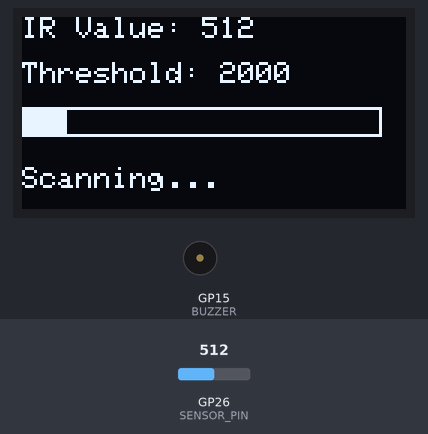
The sketch below on a simulated Raspberry Pi Pico. Parts: 128×64 one-colour display, buzzer (waves = sounding, pin HIGH). The test bench sets the inputs (shaded band); at power-on: GP26 (SENSOR_PIN) = 512. What the sketch prints to the serial monitor is not drawn.

Above: at 1.2 s.
1.3 s: GP26 (SENSOR_PIN) set to 716
At 2.3 s:
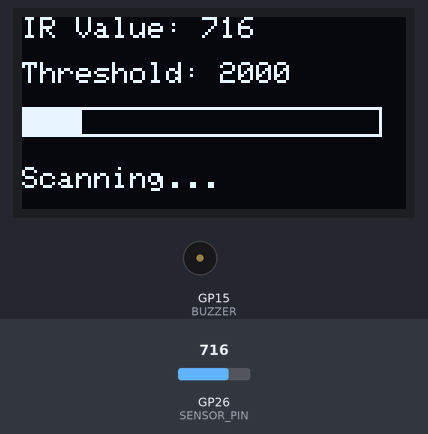
2.9 s: GP26 (SENSOR_PIN) set to 900
At 3.8 s:
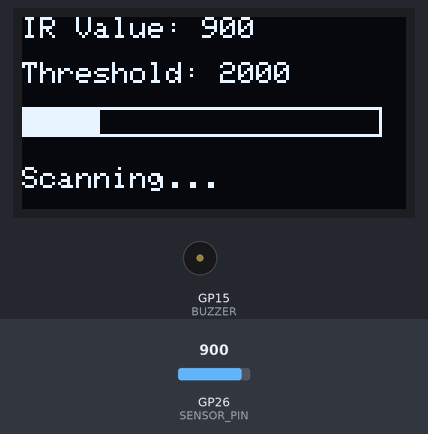
4.4 s: GP26 (SENSOR_PIN) set to 1023
At 5.2 s:
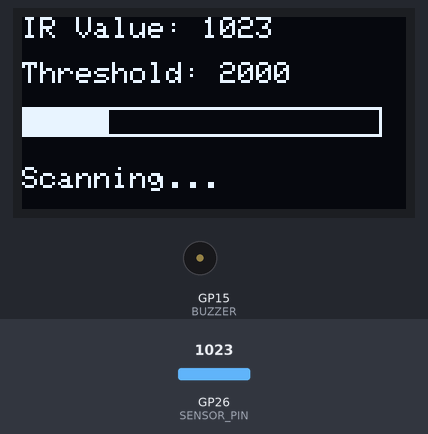
Timing chart, 0 to 7.4 s (numbered marks = the images above; inputs shaded):
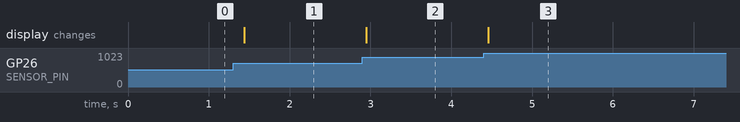

Measured:
- after the input at 1.3 s, the display: changes after 0.14 s (image 1)
- after the input at 2.9 s, the display: changes after 0.05 s (image 2)
- after the input at 4.4 s, the display: changes after 0.06 s (image 3)

The sketch:

ir_detector.ino
```cpp
#include <Wire.h>
#include <Adafruit_GFX.h>
#include <Adafruit_SSD1306.h>

#define SCREEN_WIDTH 128
#define SCREEN_HEIGHT 64

Adafruit_SSD1306 display(SCREEN_WIDTH, SCREEN_HEIGHT, &Wire, -1);

// Pins
#define SENSOR_PIN 26   // GP26 (ADC0)
#define BUZZER 15       // GP15

int threshold = 2000;   // adjust later

void setup() {
  Serial.begin(115200);

  pinMode(BUZZER, OUTPUT);

  // I2C for OLED
  Wire.setSDA(4);
  Wire.setSCL(5);
  Wire.begin();

  // OLED init
  if(!display.begin(SSD1306_SWITCHCAPVCC, 0x3C)) {
    Serial.println("OLED failed");
    while(1);
  }

  display.clearDisplay();
}

void loop() {

  int value = analogRead(SENSOR_PIN);

  // Serial debug
  Serial.println(value);

  // Buzzer logic
  if(value > threshold) {
    digitalWrite(BUZZER, HIGH);
  } else {
    digitalWrite(BUZZER, LOW);
  }

  // Display
  display.clearDisplay();

  display.setTextSize(1);
  display.setTextColor(WHITE);

  display.setCursor(0,0);
  display.print("IR Value: ");
  display.println(value);

  display.setCursor(0,15);
  display.print("Threshold: ");
  display.println(threshold);

  // Bar graph
  int bar = map(value, 0, 4095, 0, 120);
  display.drawRect(0, 30, 120, 10, WHITE);
  display.fillRect(0, 30, bar, 10, WHITE);

  // Status
  display.setCursor(0, 50);
  if(value > threshold) {
    display.println("DETECTED!");
  } else {
    display.println("Scanning...");
  }

  display.display();

  delay(100);
}
```
